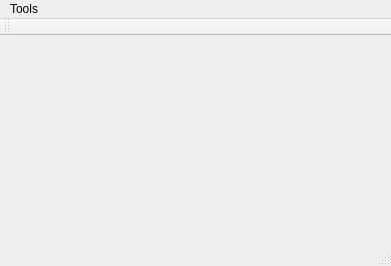
<?xml version="1.0" encoding="UTF-8"?>
<ui version="4.0">
 <class>MainWindow</class>
 <widget class="QMainWindow" name="MainWindow">
  <property name="geometry">
   <rect>
    <x>0</x>
    <y>0</y>
    <width>391</width>
    <height>266</height>
   </rect>
  </property>
  <property name="windowTitle">
   <string>MainWindow</string>
  </property>
  <property name="autoFillBackground">
   <bool>true</bool>
  </property>
  <widget class="QWidget" name="centralwidget"/>
  <widget class="QMenuBar" name="menubar">
   <property name="geometry">
    <rect>
     <x>0</x>
     <y>0</y>
     <width>391</width>
     <height>20</height>
    </rect>
   </property>
   <widget class="QMenu" name="menuTools">
    <property name="title">
     <string>Tools</string>
    </property>
    <addaction name="actionChangeSkin"/>
    <addaction name="actionShowSkinEditor"/>
   </widget>
   <addaction name="menuTools"/>
  </widget>
  <widget class="QStatusBar" name="statusbar"/>
  <widget class="QToolBar" name="toolBar">
   <property name="windowTitle">
    <string>toolBar</string>
   </property>
   <attribute name="toolBarArea">
    <enum>TopToolBarArea</enum>
   </attribute>
   <attribute name="toolBarBreak">
    <bool>false</bool>
   </attribute>
  </widget>
  <action name="actionChangeSkin">
   <property name="text">
    <string>Change Skin</string>
   </property>
  </action>
  <action name="actionShowSkinEditor">
   <property name="text">
    <string>Show Skin Editor</string>
   </property>
  </action>
 </widget>
 <resources/>
 <connections/>
</ui>
